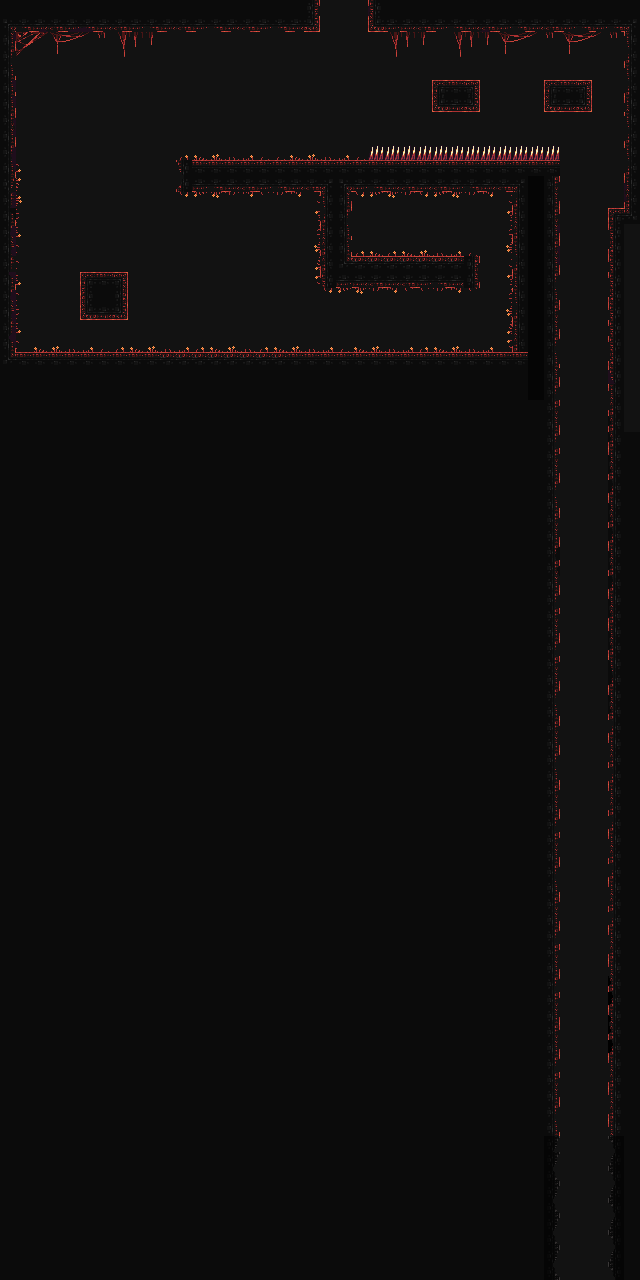

Below is a game level as drawn by its tile map, then a one-line description and the .tmx that defines it (tile-layer data replaced by summaries):
An orthogonal 40x80 tile map with 16x16 px tiles, 2 tile layers (background, foreground), 2 tilesets and 32 objects (15x wall, 8x ground, 8x ceiling, spike).

<map version="1.10" tiledversion="1.12.1" orientation="orthogonal" renderorder="right-down" width="40" height="80" tilewidth="16" tileheight="16" infinite="0" nextlayerid="4" nextobjectid="45">
 <editorsettings>
  <export target="../sacredflame/assets/graphics/map/main3.lua" format="lua" />
 </editorsettings>
 <tileset firstgid="1" source="blood temple.tsx" />
 <tileset firstgid="257" source="high temple.tsx" />
 <layer id="3" name="background" width="40" height="80">
  <data>[3200 cells, 1566 non-empty, 4 distinct tile ids]</data>
 </layer>
 <layer id="1" name="foreground" width="40" height="80">
  <data>[3200 cells, 2558 non-empty, 63 distinct tile ids]</data>
 </layer>
 <objectgroup id="2" name="collisions">
  <object id="1" name="wall" type="wall" x="557.753" y="162.463" width="2.21991" height="1117.47" />
  <object id="2" name="wall" type="wall" x="607.948" y="209.04" width="2.21991" height="1070.62" />
  <object id="3" name="ground" type="ground" x="610.294" y="351.971" width="29.6276" height="1.02616" />
  <object id="4" name="ground" type="ground" x="16.0205" y="352.02" width="543.945" height="1.02616" />
  <object id="5" name="ground" type="ground" x="176.06" y="159.997" width="383.07" height="1.17475" />
  <object id="6" name="spike" type="spike" x="368.04" y="144.167" width="191.643" height="15.8255" />
  <object id="10" name="ground" type="ground" x="350.692" y="255.932" width="129.303" height="1.04762" />
  <object id="12" name="ceiling" type="ceiling" x="351.971" y="190.874" width="163.388" height="1.27249" />
  <object id="13" name="ceiling" type="ceiling" x="177.174" y="190.815" width="143.125" height="1.27249" />
  <object id="14" name="ceiling" type="ceiling" x="368.006" y="30.5321" width="271.718" height="1.27249" />
  <object id="15" name="ceiling" type="ceiling" x="15.9602" y="30.4689" width="302.023" height="1.27249" />
  <object id="16" name="ceiling" type="ceiling" x="320.736" y="286.706" width="158.626" height="1.27249" />
  <object id="19" name="wall" type="wall" x="176.078" y="161.261" width="1.06912" height="30.8738" />
  <object id="20" name="wall" type="wall" x="320.032" y="192.143" width="0.613459" height="95.8297" />
  <object id="21" name="wall" type="wall" x="512.047" y="192.195" width="0.613459" height="159.796" />
  <object id="22" name="wall" type="wall" x="15.2851" y="31.8014" width="0.613459" height="321.146" />
  <object id="28" name="ceiling" type="ceiling" x="431.899" y="110.907" width="47.4293" height="1.04762" />
  <object id="29" name="wall" type="wall" x="479.378" y="81.1014" width="0.613459" height="30.8736" />
  <object id="31" name="ground" type="ground" x="432.007" y="80.015" width="47.965" height="1.04762" />
  <object id="32" name="wall" type="wall" x="431.979" y="81.1048" width="0.613459" height="29.7912" />
  <object id="33" name="ceiling" type="ceiling" x="543.967" y="110.908" width="47.4293" height="1.04762" />
  <object id="34" name="wall" type="wall" x="591.446" y="80.0143" width="0.613459" height="31.9616" />
  <object id="35" name="ground" type="ground" x="543.991" y="80.0159" width="47.4293" height="1.04762" />
  <object id="36" name="wall" type="wall" x="544.047" y="81.1057" width="0.613459" height="29.7912" />
  <object id="37" name="ground" type="ground" x="80.0073" y="271.992" width="48.0025" height="1.04762" />
  <object id="38" name="ceiling" type="ceiling" x="80.0437" y="318.973" width="48.0025" height="1.04762" />
  <object id="39" name="wall" type="wall" x="127.424" y="273.075" width="0.613459" height="45.8895" />
  <object id="40" name="wall" type="wall" x="80.0112" y="273.048" width="0.613459" height="45.8895" />
  <object id="41" name="wall" type="wall" x="351.281" y="192.131" width="0.613459" height="63.7946" />
  <object id="42" name="wall" type="wall" x="479.35" y="256.938" width="0.613459" height="31.0718" />
  <object id="43" name="wall" type="wall" x="624.016" y="31.9449" width="0.613459" height="175.94" />
  <object id="44" name="ground" type="ground" x="607.927" y="207.89" width="17.0297" height="1.04762" />
 </objectgroup>
</map>
